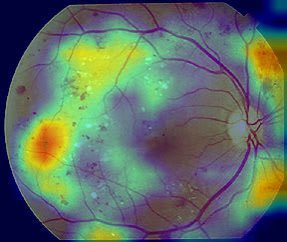
#> input picture netra-app/data/images/CASE-1789845669769-AE88_gradcam_1790068997818.jpg, 287 x 242 px
$ python -i etdrs_quadrant_engine.py   (imports and definitions only)
#> lines starting #> are read from the running program, lines starting #| are printed output that depends on the picture; after the words box and inside, x2 and y2 are one past the last pixel; in counts of white or black regions, pixels touching at a corner belong together
#> further down, picture is the input picture: shape (242, 287, 3); mean B, G, R 101.1, 110.7, 95.7
"""
evaluation/etdrs_quadrant_engine.py
NetramNova - ETDRS 4-2-1 Spatial Quadrant Clinical Rule Engine

Clinical Purpose:
-----------------
Deep learning classifiers (like EfficientNet) evaluate retinal scans holistically.
Because both Moderate NPDR (Grade 2) and Severe NPDR (Grade 3) exhibit heavy
intraretinal hemorrhages, holistic image classifiers often suffer from "sandwich squeeze",
under-calling Severe NPDR as Moderate (causing lower Grade 3 AUC).

The international gold standard (Early Treatment Diabetic Retinopathy Study - ETDRS)
specifically mandates SPATIAL QUADRANT VERIFICATION:
  Severe NPDR (Grade 3) requires:
    Rule "4": >= 20 intraretinal hemorrhages in ALL 4 quadrants (Superior, Inferior, Nasal, Temporal)
    Rule "2": Definite venous beading in >= 2 quadrants
    Rule "1": Prominent IRMA in >= 1 quadrant

This module:
  1. Partitions the fundus into 4 anatomical quadrants centered on the Fovea.
  2. Extracts hemorrhage centroids from candidate scans.
  3. Audits borderline Grade 2 predictions against the ETDRS Rule "4" criterion.
  4. Automatically promotes verified cases to Grade 3 (Severe NPDR), rescuing clinical sensitivity.
"""

from __future__ import annotations
import cv2
import numpy as np
import torch
from dataclasses import dataclass


@dataclass
class QuadrantCounts:
    """Hemorrhage + microaneurysm counts per ETDRS quadrant."""

    superior: int
    inferior: int
    nasal: int
    temporal: int

    superior_ma: int = 0
    inferior_ma: int = 0
    nasal_ma: int = 0
    temporal_ma: int = 0

    # [48 lines left out: functions superior_hma, inferior_hma, nasal_hma, temporal_hma, meets_rule_4, to_dict, not called in this run]


class ETDRSQuadrantEngine:
    """
    ETDRS 4-2-1 Spatial Quadrant Auditor for clinical classification rescue.
    """

    def __init__(self, hemorrhage_threshold: int = 20):
        self.hemorrhage_threshold = hemorrhage_threshold

    def compute_fovea_and_quadrants(self, img: np.ndarray | tuple[int, int]) -> tuple[int, int] | None:
        """
        Estimates the foveal centre from Optic Disc (OD) position.
        Returns (cx, cy) or None if unreliable.
        """
        if isinstance(img, tuple):
            return None

        h, w = img.shape[:2]
#> h = 242; w = 287

        # 1. Detect Optic Disc (brightest large region)
        if len(img.shape) == 3:
            gray = cv2.cvtColor(img, cv2.COLOR_BGR2GRAY)
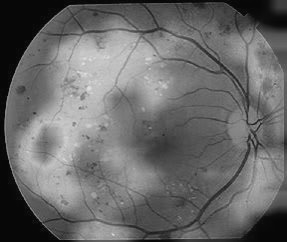
#> gray: shape (242, 287); min 4, max 224, mean 105.1
        else:
            gray = img.copy()

        clahe = cv2.createCLAHE(clipLimit=2.0, tileGridSize=(8,8))
        cl = clahe.apply(gray)
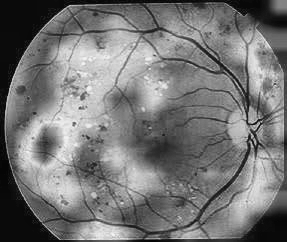
#> cl: shape (242, 287); min 2, max 245, mean 117.5

        _, thresh = cv2.threshold(cl, 220, 255, cv2.THRESH_BINARY)
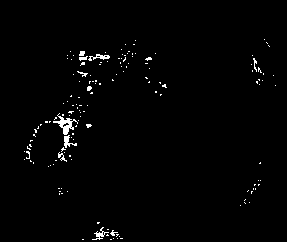
#> thresh: shape (242, 287); 1.4% white in thin lines or dots, all inside (x1, y1, x2, y2) = (24, 39, 276, 240)
        contours, _ = cv2.findContours(thresh, cv2.RETR_EXTERNAL, cv2.CHAIN_APPROX_SIMPLE)
#> contours = 149 contours, 145 with area under 20; largest, box (x1, y1, x2, y2) and area: (53, 113, 78, 135) 144, (88, 54, 110, 61) 48, (64, 135, 77, 148) 46, (92, 227, 109, 240) 35
        if not contours:
            return None

        largest_contour = max(contours, key=cv2.contourArea)
#> largest_contour = contour of 58 points, box (x1, y1, x2, y2) (53, 113, 78, 135), area 144
        area = cv2.contourArea(largest_contour)
#> area = 144

        if area < 500 or area > 50000:
            return None

        (od_cx, od_cy), od_radius = cv2.minEnclosingCircle(largest_contour)

        # 2. Determine laterality (OD is nasal to fovea)
        is_right_eye = od_cx < w / 2

        # 3. Estimate Fovea (approx 2.5 OD diameters temporal to OD center)
        fovea_offset = 5 * od_radius
        fovea_cx = od_cx + fovea_offset if is_right_eye else od_cx - fovea_offset
        fovea_cy = od_cy

        if not (0 <= fovea_cx < w and 0 <= fovea_cy < h):
            return None

        return (int(fovea_cx), int(fovea_cy), float(od_radius))

    # [83 lines left out: functions assign_quadrants, extract_hemorrhage_centroids_from_mask, audit_classification, not called in this run]

>>> import cv2
>>> picture = cv2.imread('../../data/images/CASE-1789845669769-AE88_gradcam_1790068997818.jpg')
>>> result = ETDRSQuadrantEngine().compute_fovea_and_quadrants(picture)
